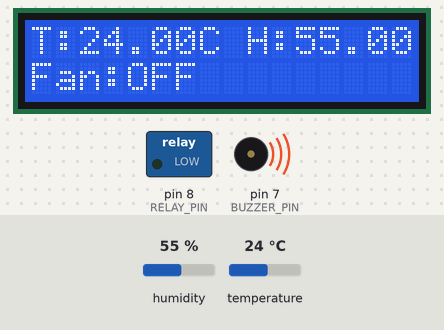
Bench run of a sketch on a simulated Arduino Uno, built with avr-gcc and run on an emulated ATmega328P. Shown: 16×2 character LCD, switched loads named in the sketch (green lamp = pin HIGH), buzzer (waves = sounding, pin HIGH). The inputs (shaded band) are chosen by the test bench; at power-on: humidity 55 %, temperature 24 °C. What the sketch prints to the serial monitor is not drawn.

Above: at 3.2 s.
3.3 s: humidity set to 89 %
At 4.5 s:
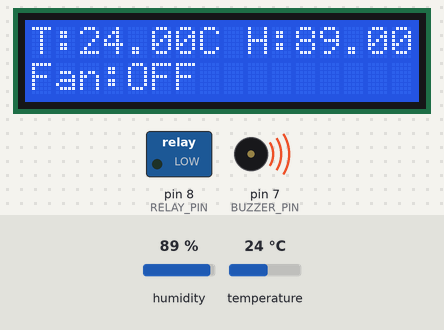
6.0 s: humidity set to 92 %
At 7.3 s:
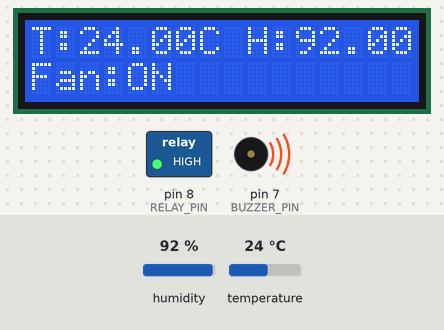
8.7 s: temperature set to 12 °C
At 11.4 s:
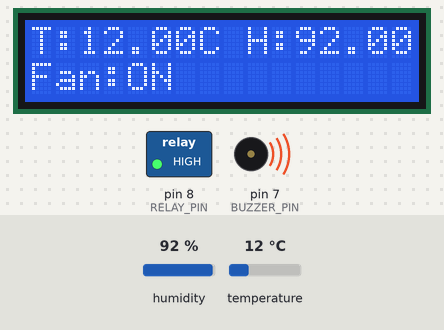
11.7 s: temperature set to 19 °C
At 17.8 s:
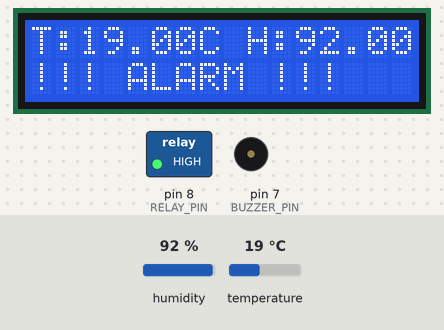
Timing chart, 0 to 24.7 s (numbered marks = the images above; inputs shaded):
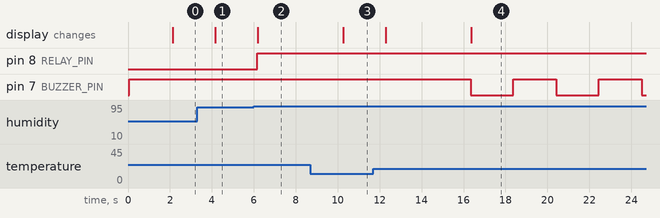

Measured:
- the behaviour switches between 90 and 91 % on humidity (found by bisection; images 1 and 2)
- after the input at 3.3 s, the display: changes after 0.86 s (image 1)
- after the input at 6.0 s, pin 8 (RELAY_PIN): LOW → HIGH after 0.16 s; the display: changes after 0.19 s (image 2)
- after the input at 8.7 s, the display: changes after 1.6 s (image 3)
- after the input at 11.7 s, the display: first changes after 0.59 s (image 4 shows a later state)
- by itself, pin 7 (BUZZER_PIN): alternates HIGH for 2.0 s and LOW for 2.0 s

The sketch:

test.ino
```cpp
#include <Wire.h>
#include <LiquidCrystal_I2C.h>
#include <DHT.h>

#define DHTPIN 2
#define DHTTYPE DHT22

#define RELAY_PIN 8
#define BUZZER_PIN 7

#define TEMP_LIMIT 32
#define HUMI_LIMIT 90

DHT dht(DHTPIN, DHTTYPE);
LiquidCrystal_I2C lcd(0x27,16,2);

unsigned long alarmStart = 0;
unsigned long buzzerTimer = 0;

bool overThreshold = false;
bool buzzerState = false;

float humi;
float tempC;
bool fanOn = false;

void setup() {

  Serial.begin(9600);

  lcd.init();
  lcd.backlight();

  pinMode(RELAY_PIN, OUTPUT);
  pinMode(BUZZER_PIN, OUTPUT);

  digitalWrite(RELAY_PIN, LOW);
  digitalWrite(BUZZER_PIN, HIGH);

  dht.begin();

  lcd.setCursor(0,0);
  lcd.print("System Start");
  lcd.setCursor(0,1);
  lcd.print("Wait Sensor");

  delay(2000);
  lcd.clear();
}

void readSensor(){

  humi  = dht.readHumidity();
  tempC = dht.readTemperature();

  if (isnan(humi) || isnan(tempC)) {

    lcd.clear();
    lcd.setCursor(0,0);
    lcd.print("Sensor Error");

    Serial.println("Sensor Error");

    delay(2000);
  }

}

void controlFan(){

  if(humi > HUMI_LIMIT || tempC > TEMP_LIMIT){
    fanOn = true;
  }
  else{
    fanOn = false;
  }

  if(fanOn){
    digitalWrite(RELAY_PIN, HIGH);
  }
  else{
    digitalWrite(RELAY_PIN, LOW);
  }

}

void controlAlarm(){

  if(fanOn){

    if(!overThreshold){
      alarmStart = millis();
      overThreshold = true;
    }

    if(millis() - alarmStart > 10000){

      if(millis() - buzzerTimer > 500){
        buzzerTimer = millis();
        buzzerState = !buzzerState;

        digitalWrite(BUZZER_PIN, !buzzerState);
      }

    }

  }
  else{

    overThreshold = false;
    digitalWrite(BUZZER_PIN, HIGH);

  }

}

void displayLCD(){

  lcd.clear();

  lcd.setCursor(0,0);
  lcd.print("T:");
  lcd.print(tempC);
  lcd.print("C ");

  lcd.print("H:");
  lcd.print(humi);
  lcd.print("%");

  lcd.setCursor(0,1);

  if(millis() - alarmStart > 10000 && fanOn){
    lcd.print("!!! ALARM !!!");
  }
  else if(fanOn){
    lcd.print("Fan:ON ");
  }
  else{
    lcd.print("Fan:OFF");
  }

}

void printSerial(){

  Serial.print("Temp: ");
  Serial.print(tempC);
  Serial.print(" C  ");

  Serial.print("Humidity: ");
  Serial.print(humi);
  Serial.print(" %  ");

  Serial.print("Fan: ");

  if(fanOn){
    Serial.println("ON");
  }
  else{
    Serial.println("OFF");
  }

}

void loop() {

  readSensor();

  controlFan();

  controlAlarm();

  printSerial();

  displayLCD();

  delay(2000);
}
```
